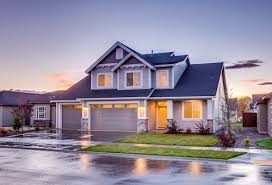
%> input picture Sampling/house.jpg, 272 x 185 px
$ octave sampling.m   (GNU Octave 9; MATLAB toolbox functions it lacks are replaced by stand-ins)
%> lines starting %> are read from the running program, lines starting %| are printed output that depends on the picture
% Read the image
img = imread('house.jpg');  % Replace with your image file
%> img is the input picture: size 185x272x3 uint8; mean R, G, B 148.1, 139.4, 156.1

% Display the original image
subplot(2,3,2);
imshow(img);
title('Original Image');

% Uniform Sampling
sampling_rate = 4;  % Adjust sampling rate as needed (e.g., sample every 4th pixel)
uniform_sampled_img = img(1:sampling_rate:end, 1:sampling_rate:end, :);
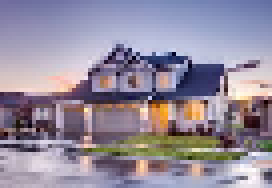
%> uniform_sampled_img: size 47x68x3 uint8 (shown 4 times larger); mean R, G, B 148.1, 139.4, 156.5

% Display the uniform sampled image
subplot(1,3,1);
imshow(uniform_sampled_img);
title('Uniformly Sampled Image');

% Random Sampling
num_samples = 5000;  % Number of random pixels to sample
rows = size(img, 1);
%> rows = 185
cols = size(img, 2);
%> cols = 272

% Generate random pixel indices
rand_row_indices = randi(rows, [num_samples, 1]);
rand_col_indices = randi(cols, [num_samples, 1]);

% Create an empty matrix for the random sampled image
random_sampled_img = uint8(zeros(size(img)));

% Sample random pixels from the original image
for i = 1:num_samples
    random_sampled_img(rand_row_indices(i), rand_col_indices(i), :) = ...
        img(rand_row_indices(i), rand_col_indices(i), :);
end
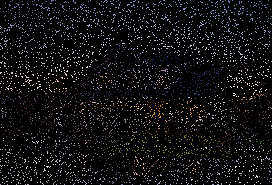
%> random_sampled_img: size 185x272x3 uint8; mean R, G, B 13.9, 13.1, 14.7

% Display the random sampled image
subplot(1,3,3);
imshow(random_sampled_img);
title('Randomly Sampled Image');
